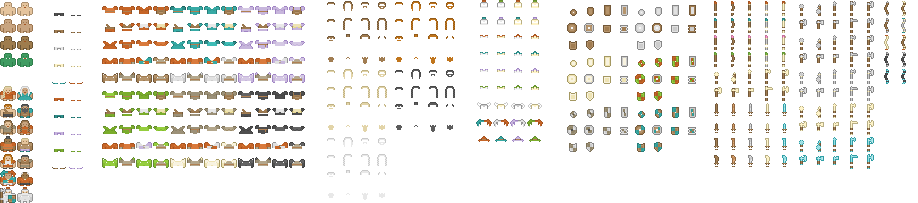
#> input picture assets/characters.png, 918 x 203 px, found by its file name
$ python extract_chars.py
#> lines starting #> are read from the running program, lines starting #| are printed output that depends on the picture
from PIL import Image
import os

char_sheet = Image.open(r"C:\Users\lenovo\.kimi_openclaw\workspace\godot_rpg\assets\characters.png")
#> char_sheet is the input picture: PIL image 918x203 P; mean R, G, B, A 22.7, 21.2, 17, 36.6
tile_w, tile_h = 17, 17  # 16px + 1px margin
sheet_w, sheet_h = char_sheet.size
#> sheet_w = 918; sheet_h = 203

cols = sheet_w // tile_w
#> cols = 54
rows = sheet_h // tile_h
#> rows = 11
print(f"Character sheet: {sheet_w}x{sheet_h}, tiles: {cols}x{rows}")
#| Character sheet: 918x203, tiles: 54x11

output_dir = r"C:\Users\lenovo\.kimi_openclaw\workspace\godot_rpg\assets\chars"
os.makedirs(output_dir, exist_ok=True)

def extract_char(col, row, name):
    x = col * tile_w
    y = row * tile_h
    char = char_sheet.crop((x, y, x + 16, y + 16))
    char.save(f"{output_dir}/{name}.png")
    print(f"  Extracted {name} at ({col},{row})")

# Preview first few rows to identify good characters
for row in range(min(6, rows)):
    for col in range(min(10, cols)):
        extract_char(col, row, f"char_r{row}_c{col}")
#> this loop made 6 passes
#> pass 1, in extract_char, `char = char_sheet.crop((x, y, x + 16, y + 16))`:
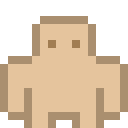
#> char: PIL image 16x16 P (shown 8 times larger); mean R, G, B, A 139.6, 118.8, 94.3, 169.3; transparent parts drawn white
#> pass 1, in extract_char (call 4), `char = char_sheet.crop((x, y, x + 16, y + 16))`:
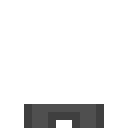
#> char: PIL image 16x16 P (shown 8 times larger); mean R, G, B, A 7.9, 7.9, 7.9, 27.9; transparent parts drawn white

print(f"\nPreview images saved to: {output_dir}")
print("Check them and pick your favorites for player/npc!")
